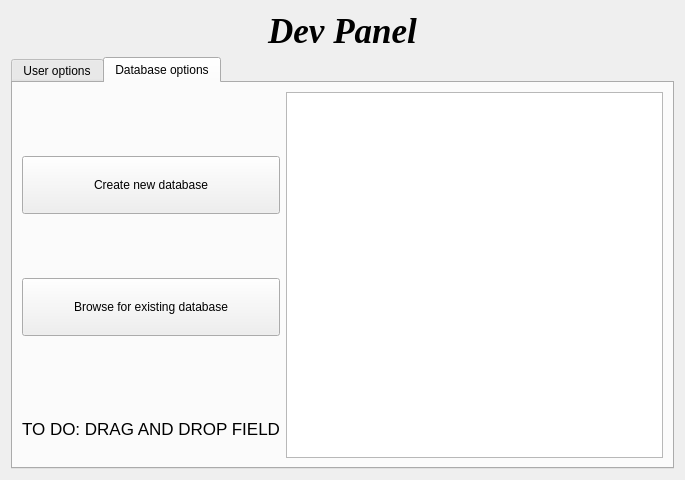
<?xml version="1.0" encoding="UTF-8"?>
<ui version="4.0">
 <class>Config</class>
 <widget class="QDialog" name="Config">
  <property name="geometry">
   <rect>
    <x>0</x>
    <y>0</y>
    <width>685</width>
    <height>480</height>
   </rect>
  </property>
  <property name="windowTitle">
   <string>Dialog</string>
  </property>
  <layout class="QGridLayout" name="gridLayout">
   <item row="0" column="0">
    <widget class="QLabel" name="label">
     <property name="sizePolicy">
      <sizepolicy hsizetype="Preferred" vsizetype="Preferred">
       <horstretch>0</horstretch>
       <verstretch>0</verstretch>
      </sizepolicy>
     </property>
     <property name="font">
      <font>
       <family>Times New Roman</family>
       <pointsize>26</pointsize>
       <weight>75</weight>
       <italic>true</italic>
       <bold>true</bold>
      </font>
     </property>
     <property name="text">
      <string>Dev Panel</string>
     </property>
     <property name="alignment">
      <set>Qt::AlignCenter</set>
     </property>
    </widget>
   </item>
   <item row="1" column="0">
    <widget class="QTabWidget" name="tabWidget">
     <property name="currentIndex">
      <number>1</number>
     </property>
     <widget class="QWidget" name="userOptionsTab">
      <attribute name="title">
       <string>User options</string>
      </attribute>
      <layout class="QGridLayout" name="gridLayout_2">
       <item row="0" column="0">
        <layout class="QVBoxLayout" name="verticalLayout">
         <item>
          <widget class="QPushButton" name="addUserButton">
           <property name="sizePolicy">
            <sizepolicy hsizetype="Minimum" vsizetype="Expanding">
             <horstretch>0</horstretch>
             <verstretch>0</verstretch>
            </sizepolicy>
           </property>
           <property name="text">
            <string>Add new user</string>
           </property>
          </widget>
         </item>
         <item>
          <spacer name="verticalSpacer">
           <property name="orientation">
            <enum>Qt::Vertical</enum>
           </property>
           <property name="sizeType">
            <enum>QSizePolicy::Minimum</enum>
           </property>
           <property name="sizeHint" stdset="0">
            <size>
             <width>20</width>
             <height>20</height>
            </size>
           </property>
          </spacer>
         </item>
         <item>
          <widget class="QPushButton" name="removeUserButton">
           <property name="sizePolicy">
            <sizepolicy hsizetype="Minimum" vsizetype="Expanding">
             <horstretch>0</horstretch>
             <verstretch>0</verstretch>
            </sizepolicy>
           </property>
           <property name="text">
            <string>Remove user</string>
           </property>
          </widget>
         </item>
         <item>
          <spacer name="verticalSpacer_2">
           <property name="orientation">
            <enum>Qt::Vertical</enum>
           </property>
           <property name="sizeType">
            <enum>QSizePolicy::Minimum</enum>
           </property>
           <property name="sizeHint" stdset="0">
            <size>
             <width>20</width>
             <height>20</height>
            </size>
           </property>
          </spacer>
         </item>
         <item>
          <widget class="QPushButton" name="changeAdminPasswordButton">
           <property name="sizePolicy">
            <sizepolicy hsizetype="Minimum" vsizetype="Expanding">
             <horstretch>0</horstretch>
             <verstretch>0</verstretch>
            </sizepolicy>
           </property>
           <property name="text">
            <string>Change Admin password</string>
           </property>
          </widget>
         </item>
        </layout>
       </item>
       <item row="0" column="1">
        <widget class="QTableView" name="tableView"/>
       </item>
       <item row="1" column="1">
        <widget class="QPushButton" name="confirmChangesButton">
         <property name="sizePolicy">
          <sizepolicy hsizetype="Minimum" vsizetype="Minimum">
           <horstretch>0</horstretch>
           <verstretch>0</verstretch>
          </sizepolicy>
         </property>
         <property name="minimumSize">
          <size>
           <width>198</width>
           <height>50</height>
          </size>
         </property>
         <property name="maximumSize">
          <size>
           <width>300</width>
           <height>16777215</height>
          </size>
         </property>
         <property name="text">
          <string>Confirm changes and return to login window</string>
         </property>
        </widget>
       </item>
      </layout>
     </widget>
     <widget class="QWidget" name="databaseOptionsTab">
      <attribute name="title">
       <string>Database options</string>
      </attribute>
      <layout class="QGridLayout" name="gridLayout_3">
       <item row="3" column="0">
        <widget class="QPushButton" name="browseDBButton">
         <property name="sizePolicy">
          <sizepolicy hsizetype="Minimum" vsizetype="Minimum">
           <horstretch>0</horstretch>
           <verstretch>0</verstretch>
          </sizepolicy>
         </property>
         <property name="text">
          <string>Browse for existing database</string>
         </property>
        </widget>
       </item>
       <item row="2" column="0">
        <spacer name="verticalSpacer_3">
         <property name="orientation">
          <enum>Qt::Vertical</enum>
         </property>
         <property name="sizeType">
          <enum>QSizePolicy::Minimum</enum>
         </property>
         <property name="sizeHint" stdset="0">
          <size>
           <width>20</width>
           <height>40</height>
          </size>
         </property>
        </spacer>
       </item>
       <item row="4" column="0">
        <spacer name="verticalSpacer_4">
         <property name="orientation">
          <enum>Qt::Vertical</enum>
         </property>
         <property name="sizeType">
          <enum>QSizePolicy::Minimum</enum>
         </property>
         <property name="sizeHint" stdset="0">
          <size>
           <width>20</width>
           <height>40</height>
          </size>
         </property>
        </spacer>
       </item>
       <item row="1" column="0">
        <widget class="QPushButton" name="createNewDBButton">
         <property name="sizePolicy">
          <sizepolicy hsizetype="Minimum" vsizetype="Minimum">
           <horstretch>0</horstretch>
           <verstretch>0</verstretch>
          </sizepolicy>
         </property>
         <property name="text">
          <string>Create new database</string>
         </property>
        </widget>
       </item>
       <item row="5" column="0">
        <widget class="QLabel" name="label_2">
         <property name="font">
          <font>
           <pointsize>13</pointsize>
          </font>
         </property>
         <property name="text">
          <string>TO DO: DRAG AND DROP FIELD</string>
         </property>
        </widget>
       </item>
       <item row="0" column="0">
        <spacer name="verticalSpacer_5">
         <property name="orientation">
          <enum>Qt::Vertical</enum>
         </property>
         <property name="sizeType">
          <enum>QSizePolicy::Minimum</enum>
         </property>
         <property name="sizeHint" stdset="0">
          <size>
           <width>20</width>
           <height>40</height>
          </size>
         </property>
        </spacer>
       </item>
       <item row="0" column="1" rowspan="6">
        <widget class="QListWidget" name="databaseListWidget"/>
       </item>
      </layout>
     </widget>
    </widget>
   </item>
  </layout>
 </widget>
 <resources/>
 <connections/>
</ui>
